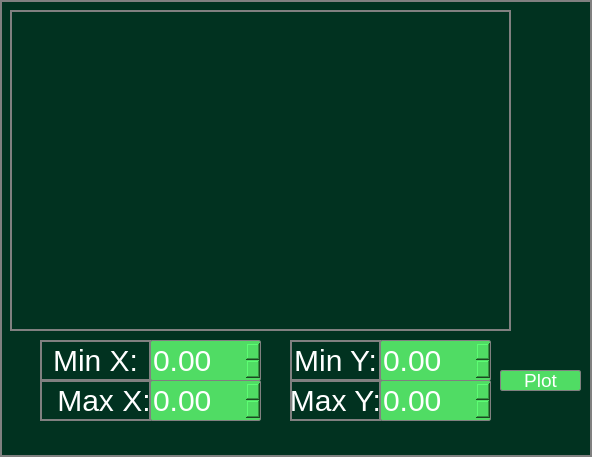
<?xml version="1.0" encoding="UTF-8"?>
<ui version="4.0">
 <class>GraphWindow</class>
 <widget class="QDialog" name="GraphWindow">
  <property name="geometry">
   <rect>
    <x>0</x>
    <y>0</y>
    <width>592</width>
    <height>457</height>
   </rect>
  </property>
  <property name="minimumSize">
   <size>
    <width>0</width>
    <height>0</height>
   </size>
  </property>
  <property name="windowTitle">
   <string>Dialog</string>
  </property>
  <property name="styleSheet">
   <string notr="true">border: 2px solid gray;
background-color: rgb(1, 50, 32);
font-size: 30px;</string>
  </property>
  <widget class="QCustomPlot" name="widget" native="true">
   <property name="geometry">
    <rect>
     <x>10</x>
     <y>10</y>
     <width>501</width>
     <height>321</height>
    </rect>
   </property>
  </widget>
  <widget class="QLabel" name="label">
   <property name="geometry">
    <rect>
     <x>40</x>
     <y>340</y>
     <width>111</width>
     <height>41</height>
    </rect>
   </property>
   <property name="styleSheet">
    <string notr="true">color: white;</string>
   </property>
   <property name="text">
    <string>Min X:</string>
   </property>
   <property name="alignment">
    <set>Qt::AlignCenter</set>
   </property>
  </widget>
  <widget class="QLabel" name="label_2">
   <property name="geometry">
    <rect>
     <x>40</x>
     <y>380</y>
     <width>111</width>
     <height>41</height>
    </rect>
   </property>
   <property name="styleSheet">
    <string notr="true">color: white;
</string>
   </property>
   <property name="text">
    <string> Max X:</string>
   </property>
  </widget>
  <widget class="QLabel" name="label_3">
   <property name="geometry">
    <rect>
     <x>290</x>
     <y>340</y>
     <width>91</width>
     <height>41</height>
    </rect>
   </property>
   <property name="styleSheet">
    <string notr="true">color: white;</string>
   </property>
   <property name="text">
    <string>Min Y:</string>
   </property>
   <property name="alignment">
    <set>Qt::AlignCenter</set>
   </property>
  </widget>
  <widget class="QLabel" name="label_4">
   <property name="geometry">
    <rect>
     <x>290</x>
     <y>380</y>
     <width>91</width>
     <height>41</height>
    </rect>
   </property>
   <property name="styleSheet">
    <string notr="true">color: white;</string>
   </property>
   <property name="text">
    <string>Max Y:</string>
   </property>
   <property name="alignment">
    <set>Qt::AlignCenter</set>
   </property>
  </widget>
  <widget class="QPushButton" name="replot">
   <property name="geometry">
    <rect>
     <x>500</x>
     <y>370</y>
     <width>81</width>
     <height>21</height>
    </rect>
   </property>
   <property name="styleSheet">
    <string notr="true">QPushButton {
border: 1px solid grey;
background-color: rgb(80, 220, 100);
border-radius: 2px;
color: white;
font: 14pt ;
}

QPushButton:pressed {
    background-color: qlineargradient(x1: 0, y1: 0, x2: 0, y2: 1,
                                      stop: 0 #dadbde, stop: 1 #f6f7fa);
}</string>
   </property>
   <property name="text">
    <string>Plot</string>
   </property>
  </widget>
  <widget class="QDoubleSpinBox" name="min_x">
   <property name="geometry">
    <rect>
     <x>150</x>
     <y>340</y>
     <width>111</width>
     <height>41</height>
    </rect>
   </property>
   <property name="styleSheet">
    <string notr="true">border: 1px solid grey;
background-color: rgb(80, 220, 100);
border-radius: 2px;
color: white;
font-size: 30px;
</string>
   </property>
   <property name="minimum">
    <double>-10000.000000000000000</double>
   </property>
   <property name="maximum">
    <double>10000.000000000000000</double>
   </property>
  </widget>
  <widget class="QDoubleSpinBox" name="max_x">
   <property name="geometry">
    <rect>
     <x>150</x>
     <y>380</y>
     <width>111</width>
     <height>41</height>
    </rect>
   </property>
   <property name="styleSheet">
    <string notr="true">border: 1px solid grey;
background-color: rgb(80, 220, 100);
border-radius: 2px;
color: white;
font-size: 30px;</string>
   </property>
   <property name="minimum">
    <double>-10000.000000000000000</double>
   </property>
   <property name="maximum">
    <double>10000.000000000000000</double>
   </property>
  </widget>
  <widget class="QDoubleSpinBox" name="min_y">
   <property name="geometry">
    <rect>
     <x>380</x>
     <y>340</y>
     <width>111</width>
     <height>41</height>
    </rect>
   </property>
   <property name="styleSheet">
    <string notr="true">border: 1px solid grey;
background-color: rgb(80, 220, 100);
border-radius: 2px;
color: white;
font-size: 30px;</string>
   </property>
   <property name="minimum">
    <double>-10000.000000000000000</double>
   </property>
   <property name="maximum">
    <double>10000.000000000000000</double>
   </property>
  </widget>
  <widget class="QDoubleSpinBox" name="max_y">
   <property name="geometry">
    <rect>
     <x>380</x>
     <y>380</y>
     <width>111</width>
     <height>41</height>
    </rect>
   </property>
   <property name="styleSheet">
    <string notr="true">border: 1px solid grey;
background-color: rgb(80, 220, 100);
border-radius: 2px;
color: white;
font-size: 30px;</string>
   </property>
   <property name="minimum">
    <double>-10000.000000000000000</double>
   </property>
   <property name="maximum">
    <double>10000.000000000000000</double>
   </property>
  </widget>
 </widget>
 <customwidgets>
  <customwidget>
   <class>QCustomPlot</class>
   <extends>QWidget</extends>
   <header location="global">qcustomplot.h</header>
   <container>1</container>
  </customwidget>
 </customwidgets>
 <resources/>
 <connections/>
</ui>
